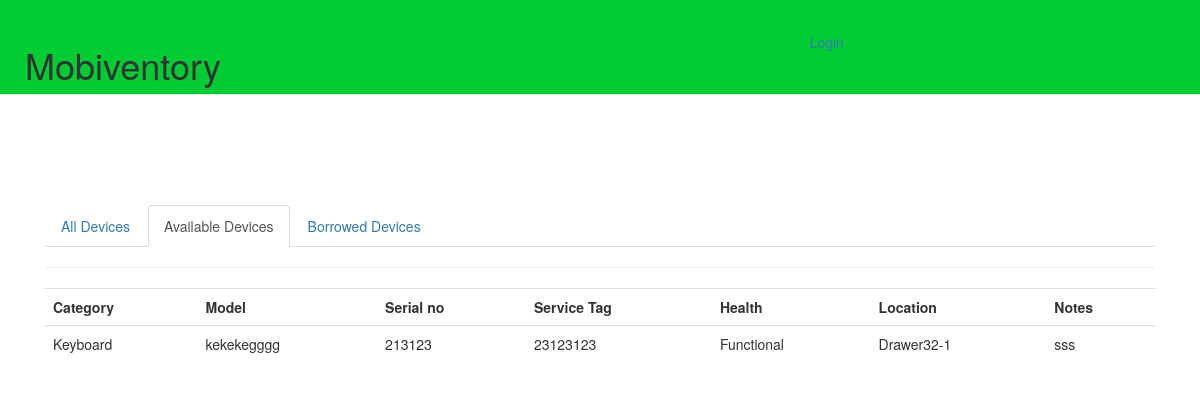
Page /availablelist/ on the committed database.
### mobile_inventory/models.py (models this page shows, shortened)
class Device(models.Model):
    category = models.ForeignKey(Category, blank=True, null=True)
    status = models.ForeignKey(Status, on_delete=models.CASCADE, blank=True, null=True)
    model = models.CharField('Model', max_length=100)
    serial_no = models.CharField('Serial No.', max_length=50)
    service_tag = models.CharField('Service Tag', max_length=100)

### mobile_inventory/views.py (the view)
# urls.py: url(r'^availablelist/', views.AvailableDevicesList.as_view(), name='available_devices_list'),
class AvailableDevicesList(View):
    def get(self, request):
        devices = modelhelper.get_all_available_devices()
        return render(request, 'bulkdevices/availabledevices.html', {'devices': devices})

### mobile_inventory/models.py (called while the page is built, shortened)
    def get_all_available_devices(self, limit=0, offset=0):
        devices = Device.objects.filter(
                status__is_available=True
            ).exclude(
                status__health='Defective'
            ).exclude(
                status__health='DEFECTIVE'
            ).exclude(
                status__health='defective'
            ).order_by('-id').values(
            'id',
            'status__id',
            'status__barcode',
            'status__health',
            'status__is_available',
            'status__image',
            'status__notes',
            'status__location__id',
            'status__location__location',
            'category__id',
            'category__category',
            'model',
            'serial_no',
            'service_tag',
        )
        return devices

### mobile_inventory/templates/bulkdevices/availabledevices.html (shortened to what this page needs)
{% extends 'bulkdevices/base.html' %}
{% block content %}
  <ul class="nav nav-tabs">
    <li><a href="{% url 'home' %}">All Devices</a></li>
    <li class="active"><a href="{% url 'available_devices_list' %}">Available Devices</a></li>
    <li><a href="{% url 'borrowed_devices_list' %}">Borrowed Devices</a></li>
  </ul>
  <hr/>
  <table class='table table-hover'>
    <th>Category</th>
    <th>Model</th>
    <th>Serial no</th>
    <th>Service Tag</th>
    <th>Health</th>
    <th>Location</th>
    <th>Notes</th>
    {% for device in devices %}
      <tr>
        <td>{{ device.category__category }}</td>
        <td>{{ device.model }}</td>
        <td>{{ device.serial_no }}</td>
        <td>{{ device.service_tag }}</td>
        <td>{{ device.status__health }}</td>
        <td>{{ device.status__location__location }}</td>
        <td>{{ device.status__notes }}</td>
      </tr>
    {% endfor %}
  </table>
{% endblock %}

### rows in the picture
Device: category__category "Keyboard", model "kekekegggg", serial_no "213123", service_tag "23123123", status__health "Functional", status__location__location "Drawer32-1", status__notes "sss"
